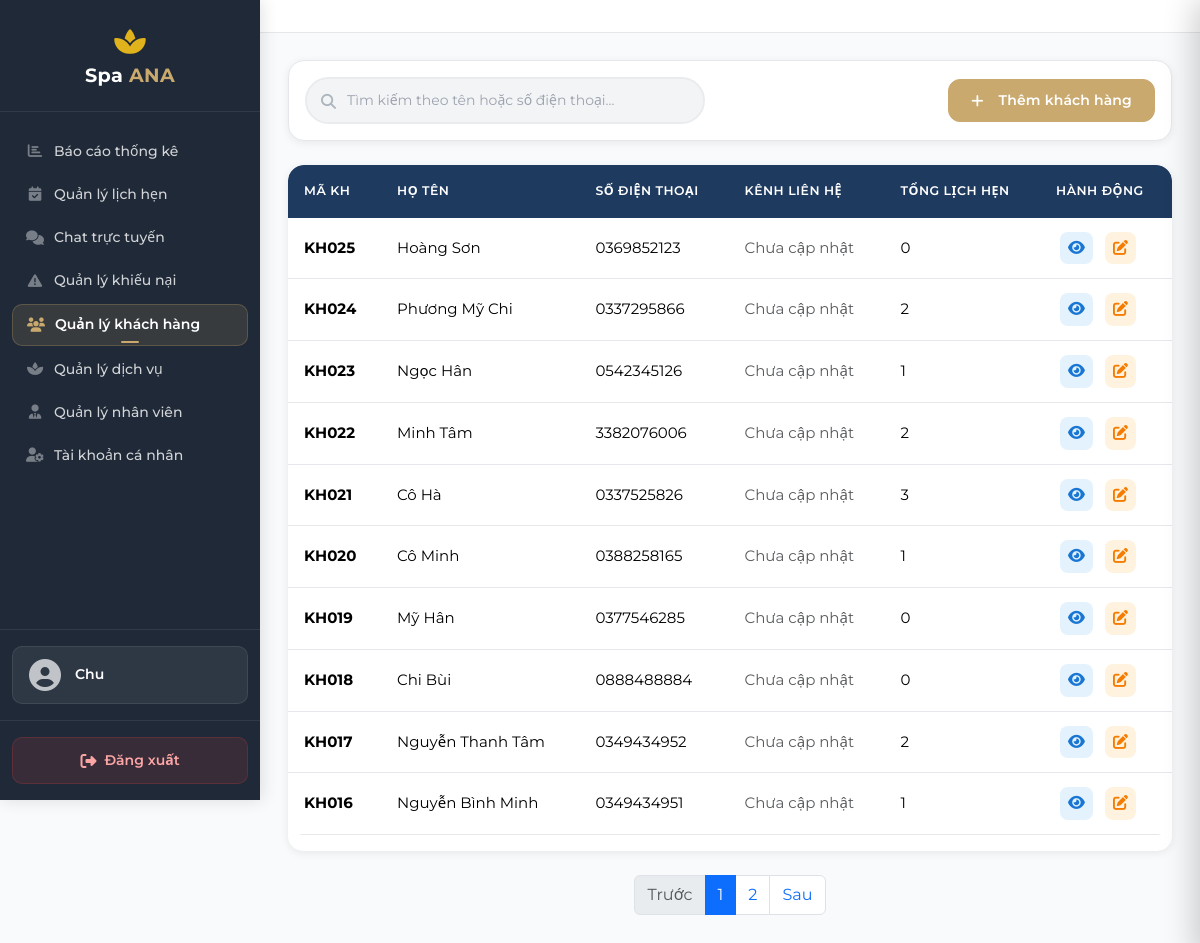
The app's page /manage/customers/ (signed in) with its own data.
### customers/models.py (models this page shows, shortened)
class CustomerProfile(models.Model):
    GENDER_CHOICES = [
        ('Nam', 'Nam'),
        ('Nu', 'Nữ'),
        ('Khac', 'Khác'),
    ]
    user = models.OneToOneField(
        User, on_delete=models.SET_NULL,
        null=True, blank=True,
        related_name='customer_profile',
        verbose_name='User'
    )
    phone = models.CharField(max_length=15, unique=True, verbose_name='Số điện thoại')
    full_name = models.CharField(max_length=100, verbose_name='Họ và tên')
    gender = models.CharField(max_length=10, choices=GENDER_CHOICES, blank=True, null=True, verbose_name='Giới tính')
    dob = models.DateField(blank=True, null=True, verbose_name='Ngày sinh')
    address = models.CharField(max_length=255, blank=True, null=True, verbose_name='Địa chỉ')
    notes = models.CharField(max_length=1000, blank=True, null=True, verbose_name='Ghi chú')
    contact_channel = models.CharField(max_length=20, blank=True, null=True, verbose_name='Kênh liên hệ')
    created_at = models.DateTimeField(auto_now_add=True, verbose_name='Thời điểm tạo hồ sơ')
    updated_at = models.DateTimeField(auto_now=True, null=True, blank=True, verbose_name='Thời điểm cập nhật gần nhất')
    class Meta:
        db_table = 'customer_profiles'
        verbose_name = 'Khách hàng'
        verbose_name_plural = 'Khách hàng'
        ordering = ['-created_at']
        indexes = [models.Index(fields=['phone'])]
        constraints = [
            models.CheckConstraint(
                check=models.Q(gender__in=['Nam', 'Nu', 'Khac']) | models.Q(gender__isnull=True),
                name='customerprofile_gender_valid'
            )
        ]

### customers/views.py (the view, shortened to what this page needs)
# urls.py: path('manage/customers/', views.admin_customers, name='admin_customers'),
@login_required(login_url='accounts:login')
def admin_customers(request):
    if not (request.user.is_staff or request.user.is_superuser):
        messages.error(request, 'Bạn không có quyền truy cập trang này.')
        return redirect('pages:home')
    search_query = request.GET.get('search', '').strip()
    customers_qs = CustomerProfile.objects.select_related('user').filter(
        Q(user__isnull=True) | Q(user__is_staff=False, user__is_superuser=False)
    )
    if search_query:
        customers_qs = customers_qs.filter(
            Q(full_name__icontains=search_query) |
            Q(phone__icontains=search_query)
        )
    customers_qs = customers_qs.order_by('-created_at')
    from django.core.paginator import Paginator, EmptyPage, PageNotAnInteger
    paginator = Paginator(customers_qs, 10) # 10 items per page
    page_number = request.GET.get('page', 1)
    try:
        customers = paginator.get_page(page_number)
    except PageNotAnInteger:
        customers = paginator.get_page(1)
    except EmptyPage:
        customers = paginator.get_page(paginator.num_pages)
    return render(request, 'customers/admin_customers.html', {
        'customers': customers,
        'search_query': search_query,
    })

### templates/customers/admin_customers.html (shortened to what this page needs)
{% extends "manage/base.html" %}
{% load static %}
{% block content %}
<div class="card mb-4">
    <div class="card-body">
        <div class="row align-items-center">
            <div class="col-md-8">
                <form method="GET" action="{% url 'customers:admin_customers' %}" class="search-box m-0 w-100" id="searchFilterForm">
                    <i class="fas fa-search"></i>
                    <input type="text" class="form-control" name="search" id="searchInput" placeholder="Tìm kiếm theo tên hoặc số điện thoại..." value="{{ search_query }}">
                </form>
            </div>
            <div class="col-md-4 text-md-end mt-3 mt-md-0">
                <button class="btn btn-warning" data-bs-toggle="modal" data-bs-target="#addCustomerModal">
                    <i class="fas fa-plus me-2"></i>Thêm khách hàng
                </button>
            </div>
        </div>
    </div>
</div>
<div class="customer-table">
    <div class="table-responsive">
        <table class="table table-hover" id="customerTable">
            <thead>
                <tr>
                    <th>Mã KH</th>
                    <th>Họ tên</th>
                    <th>Số điện thoại</th>
                    <th>Kênh liên hệ</th>
                    <th>Tổng lịch hẹn</th>
                    <th>Hành động</th>
                </tr>
            </thead>
            <tbody id="customerTableBody">
                {% for c in customers %}
                <tr>
                    <td><strong>KH{{ c.id|stringformat:"03d" }}</strong></td>
                    <td>{{ c.full_name }}</td>
                    <td>{{ c.phone }}</td>
                    <td>
                        {% if c.contact_channel %}
                            <span class="contact-badge
                                {% if c.contact_channel == 'Zalo' %}zalo
                                {% elif c.contact_channel == 'Facebook' %}facebook
                                {% elif c.contact_channel == 'Điện thoại' %}dien-thoai
                                {% elif c.contact_channel == 'Khác' %}khac
                                {% else %}mac-dinh
                                {% endif %}">
                                {{ c.contact_channel }}
                            </span>
                        {% else %}
                            <span class="text-muted">Chưa cập nhật</span>
                        {% endif %}
                    </td>
                    <td>
                        {% if c.appointments.count %}
                            {{ c.appointments.count }}
                        {% else %}
                            0
                        {% endif %}
                    </td>
                    <td>
                        <button class="action-btn view"
                            onclick="viewCustomer(
                                '{{ c.id }}',
                                '{{ c.full_name|escapejs }}',
                                '{{ c.phone|escapejs }}',
                                '{% if c.dob %}{{ c.dob|date:"Y-m-d" }}{% endif %}',
                                '{{ c.contact_channel|default:""|escapejs }}',
                                '{{ c.notes|default:""|escapejs }}',
                                '{% if c.appointments.count %}{{ c.appointments.count }}{% else %}0{% endif %}',
                                '{{ c.created_at|date:"Y-m-d" }}',
                                '{{ c.gender|default:""|escapejs }}',
                                '{{ c.address|default:""|escapejs }}'
                            )"
                            title="Xem">
                            <i class="fas fa-eye"></i>
                        </button>
                        <button class="action-btn edit"
                            onclick='editCustomer(
                                "{{ c.id }}",
                                "{{ c.full_name|escapejs }}",
                                "{{ c.phone|escapejs }}",
                                "{% if c.dob %}{{ c.dob|date:'Y-m-d' }}{% endif %}",
                                "{{ c.contact_channel|default:''|escapejs }}",
                                "{{ c.notes|default:''|escapejs }}",
                                "{{ c.gender|default:''|escapejs }}",
                                "{{ c.address|default:''|escapejs }}"
                            )'
                            title="Sửa">
                            <i class="fas fa-edit"></i>
                        </button>
                    </td>
                </tr>
                {% empty %}
                <tr>
                    <td colspan="6" class="text-center py-4">Chưa có khách hàng nào</td>
                </tr>
                {% endfor %}
            </tbody>
        </table>
    </div>
</div>
{% if customers.has_other_pages %}
<nav class="mt-4">
    <ul class="pagination justify-content-center">
        {% if customers.has_previous %}
        <li class="page-item">
            <a class="page-link" href="?page={{ customers.previous_page_number }}{% if search_query %}&search={{ search_query }}{% endif %}">Trước</a>
        </li>
        {% else %}
        <li class="page-item disabled"><a class="page-link" href="#">Trước</a></li>
        {% endif %}
        {% for num in customers.paginator.page_range %}
            {% if customers.number == num %}
            <li class="page-item active"><span class="page-link">{{ num }}</span></li>
            {% elif num > customers.number|add:'-3' and num < customers.number|add:'3' %}
            <li class="page-item"><a class="page-link" href="?page={{ num }}{% if search_query %}&search={{ search_query }}{% endif %}">{{ num }}</a></li>
            {% endif %}
        {% endfor %}
        {% if customers.has_next %}
        <li class="page-item">
            <a class="page-link" href="?page={{ customers.next_page_number }}{% if search_query %}&search={{ search_query }}{% endif %}">Sau</a>
        </li>
        {% else %}
        <li class="page-item disabled"><a class="page-link" href="#">Sau</a></li>
        {% endif %}
    </ul>
</nav>
{% endif %}
<div class="position-fixed bottom-0 end-0 p-3" style="z-index: 1100">
</div>
{% endblock %}

### templates/manage/includes/sidebar.html (shortened to what this page needs)
{% load static %}
<nav class="admin-sidebar" id="sidebar">
    <div class="sidebar-header">
        <i class="fas fa-spa fa-2x mb-2" style="color: #E0B21B;"></i>
        <h3>Spa <span>ANA</span></h3>
    </div>
    <ul class="nav flex-column sidebar-nav">
        {% if request.user.is_superuser %}
        <li class="nav-item">
            <a class="nav-link {% if request.resolver_match.url_name == 'admin_reports' %}active{% endif %}" href="{% url 'reports:admin_reports' %}">
                <i class="fas fa-chart-bar"></i>
                Báo cáo thống kê
            </a>
        </li>
        {% endif %}
        <li class="nav-item">
            <a class="nav-link {% if request.resolver_match.url_name == 'admin_appointments' %}active{% endif %}" href="{% url 'appointments:admin_appointments' %}">
                <i class="fas fa-calendar-check"></i>
                <span class="sidebar-link-label">Quản lý lịch hẹn</span>
            </a>
        </li>
        <li class="nav-item">
            <a class="nav-link sidebar-chat-link {% if request.resolver_match.url_name == 'admin_live_chat' %}active{% endif %}" href="{% url 'chat:admin_live_chat' %}">
                <i class="fas fa-comments"></i>
                <span class="sidebar-link-label">Chat trực tuyến</span>
            </a>
        </li>
        <li class="nav-item">
            <a class="nav-link {% if request.resolver_match.url_name == 'admin_complaints' %}active{% endif %}" href="{% url 'complaints:admin_complaints' %}">
                <i class="fas fa-exclamation-triangle"></i>
                <span class="sidebar-link-label">Quản lý khiếu nại</span>
            </a>
        </li>
        <li class="nav-item">
            <a class="nav-link {% if request.resolver_match.url_name == 'admin_customers' %}active{% endif %}" href="{% url 'customers:admin_customers' %}">
                <i class="fas fa-users"></i>
                Quản lý khách hàng
            </a>
        </li>
        <li class="nav-item">
            <a class="nav-link {% if request.resolver_match.url_name == 'admin_services' %}active{% endif %}" href="{% url 'spa_services:admin_services' %}">
                <i class="fas fa-spa"></i>
                Quản lý dịch vụ
            </a>
        </li>
        {% if request.user.is_superuser %}
        <li class="nav-item">
            <a class="nav-link {% if request.resolver_match.url_name == 'admin_staff' %}active{% endif %}" href="{% url 'staff:admin_staff' %}">
                <i class="fas fa-user-tie"></i>
                Quản lý nhân viên
            </a>
        </li>
        {% endif %}
        <li class="nav-item">
            <a class="nav-link {% if request.resolver_match.url_name == 'admin_profile' %}active{% endif %}" href="{% url 'admin_panel:admin_profile' %}">
                <i class="fas fa-user-cog"></i>
                Tài khoản cá nhân
            </a>
        </li>
    </ul>
    <div class="sidebar-user-info">
        <div class="user-avatar-section">
            <div class="user-avatar">
                <i class="fas fa-user-circle"></i>
            </div>
            <div class="user-name">
                {% if request.user.customerprofile.full_name %}
                    {{ request.user.customerprofile.full_name }}
                {% else %}
                    {{ request.user.username }}
                {% endif %}
            </div>
        </div>
    </div>
    <div class="sidebar-footer">
        <a href="{% url 'admin_panel:admin_logout' %}" class="btn btn-logout logout-link">
            <i class="fas fa-sign-out-alt"></i>
            Đăng xuất
        </a>
    </div>
</nav>

### records on screen
CustomerProfile: id "025", full_name "Hoàng Sơn", phone "0369852123", shows "Chưa cập nhật"
CustomerProfile: id "024", full_name "Phương Mỹ Chi", phone "0337295866", shows "Chưa cập nhật", appointments.count "2"
CustomerProfile: id "023", full_name "Ngọc Hân", phone "0542345126", shows "Chưa cập nhật", appointments.count "1"
CustomerProfile: id "022", full_name "Minh Tâm", phone "3382076006", shows "Chưa cập nhật", appointments.count "2"
CustomerProfile: id "021", full_name "Cô Hà", phone "0337525826", shows "Chưa cập nhật", appointments.count "3"
CustomerProfile: id "020", full_name "Cô Minh", phone "0388258165", shows "Chưa cập nhật", appointments.count "1"
CustomerProfile: id "019", full_name "Mỹ Hân", phone "0377546285", shows "Chưa cập nhật"
CustomerProfile: id "018", full_name "Chi Bùi", phone "0888488884", shows "Chưa cập nhật"
CustomerProfile: id "017", full_name "Nguyễn Thanh Tâm", phone "0349434952", shows "Chưa cập nhật", appointments.count "2"
CustomerProfile: id "016", full_name "Nguyễn Bình Minh", phone "0349434951", shows "Chưa cập nhật", appointments.count "1"

### other values on screen
{{ request.user.username }} "Chu"
{{ num }} "1"
{{ num }} "2"
